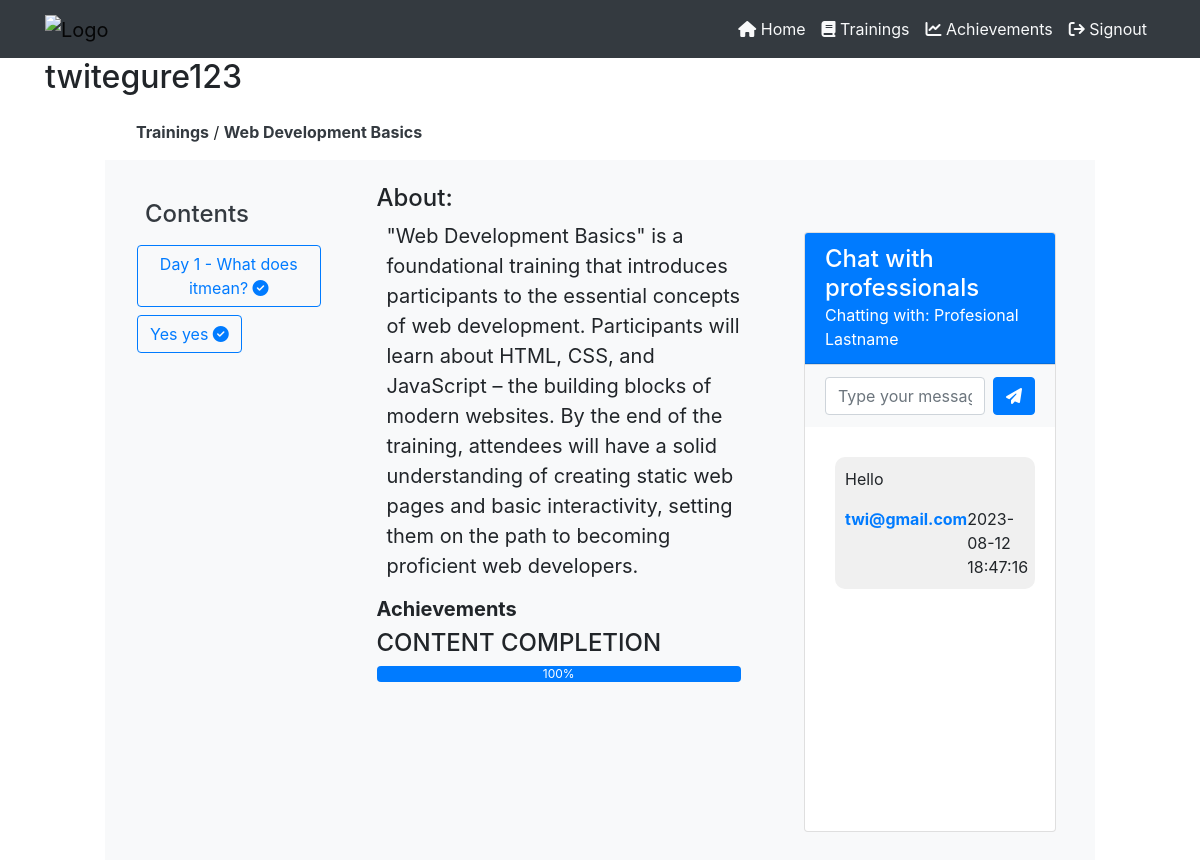
Page /employee-trainings-content.php?training=10 (signed in) on the committed database.
### tables this page shows
CREATE TABLE `trainings` (
  `training_id` int(11) NOT NULL,
  `training_topic` varchar(255) NOT NULL,
  `training_description` text NOT NULL DEFAULT 'This is the defaullt description of the trainings',
  `training_start` varchar(255) NOT NULL,
  `training_end` varchar(255) NOT NULL,
  `training_cover` varchar(255) NOT NULL,
  `training_depart` int(11) NOT NULL,
  `training_status` varchar(255) NOT NULL
);

CREATE TABLE `training_contents` (
  `training_content_id` int(11) NOT NULL,
  `training` int(11) NOT NULL,
  `content_name` varchar(255) NOT NULL,
  `content_file` varchar(255) NOT NULL
);

CREATE TABLE `professionals` (
  `professional_id` int(11) NOT NULL,
  `professional_fn` varchar(255) NOT NULL,
  `professional_ln` varchar(255) NOT NULL,
  `professional_email` varchar(255) NOT NULL,
  `professional_phone` int(12) NOT NULL,
  `professional_status` varchar(255) NOT NULL
);

CREATE TABLE `msgs_professional_employee` (
  `msg_id` int(11) NOT NULL,
  `msg_sender` int(11) NOT NULL,
  `msg_receiver` int(11) NOT NULL,
  `msg_content` text NOT NULL,
  `msg_sendtime` varchar(255) NOT NULL,
  `msg_status` varchar(255) NOT NULL
);

CREATE TABLE `users` (
  `user_id` int(11) NOT NULL,
  `user_nid` text NOT NULL,
  `user_name` varchar(255) NOT NULL,
  `user_fn` varchar(255) NOT NULL,
  `user_ln` varchar(255) NOT NULL,
  `user_email` varchar(255) NOT NULL,
  `user_phone` int(11) NOT NULL,
  `user_pass` varchar(255) NOT NULL,
  `user_type` varchar(255) NOT NULL,
  `department` int(11) NOT NULL,
  `user_state` varchar(255) NOT NULL
);

### php/employee-sessions.php (called while the page is built, shortened)
<?php
    $acting_employee_id = $_SESSION['employee_id'];
    $get_infos = mysqli_fetch_array(mysqli_query($server,"SELECT * from users
        WHERE user_id = '$acting_employee_id'
    "));
    $acting_employee_email = $get_infos['user_email'];
    $acting_employee_usern = $_SESSION['employee_username'];
?>

### employee-trainings-content.php (the view, shortened to what this page needs)
<?php
    include("php/connection.php");
    include("php/employee-sessions.php");
?>
<!DOCTYPE html>
<html lang="en">
<head>
    <link rel="stylesheet" href="https://maxcdn.bootstrapcdn.com/bootstrap/4.5.2/css/bootstrap.min.css">
    <link rel="stylesheet" href="https://cdnjs.cloudflare.com/ajax/libs/font-awesome/6.4.2/css/all.min.css" />
</head>
<body>
    <?php
        include("php/employee-header.php");
    ?>
    <div class="container">
        <div class="row align-items-center">
            <div class="col-md-8">
                <?php
                    if (isset($_GET['welcome'])) {
                        ?>
                        <h2>
                            Welcome <?php echo $acting_employee_usern; ?>
                        </h2>
                        <?php
                    }
                    else {
                        ?>
                        <h2>
                            <?php echo $acting_employee_usern; ?>
                        </h2>
                        <?php
                    }
                ?>
            </div>
        </div>
    </div>
    <section class="">
        <div class="" style="width: 80%;margin:auto;">
            <?php
                if (!isset($_GET['training'])) {
                    ?>
                    <p class="alert alert-danger">
                        No training sent to the server.
                    </p>
                    <?php
                }
                else {
                    $training = $_GET['training'];
                    $check_exists = mysqli_query($server,"SELECT * from trainings WHERE
                        training_id='$training'
                    ");
                    if (mysqli_num_rows($check_exists) != 1) {
                        ?>
                        <p class="alert alert-danger">
                            The training is not found.
                        </p>
                        <?php
                    }
                    else {
                        $data_check_exits = mysqli_fetch_array($check_exists);
                        ?>
                        <div class="contents m-3">
                            <a href="employee-trainings.php" class="text-dark font-weight-bold">Trainings</a> / <a href="" class="text-dark font-weight-bold"><?php echo $data_check_exits['training_topic']; ?></a>
                        </div>
                        <div class="row bg-light" style="height: 700px;">
                            <?php include("php/employee-training-content-list.php"); ?>
                            <div class="col-md-5 bg-light p-4">
                                <div id="trai_description">
                                    <div class="" style="font-size: 20px;">
                                        <h4 class="text-decoration-underline">
                                            About:
                                        </h4>
                                        <p class="" style="margin-left: 10px;">
                                            <?php echo $data_check_exits['training_description']; ?>
                                        </p>
                                        <div class="achievements">
                                            <h5 class="font-weight-bold">
                                                Achievements
                                            </h5>
                                            <?php
                                                $get_total_contents = mysqli_query($server,"SELECT * from training_contents
                                                    WHERE
                                                    training = '$training'
                                                ");
                                                $get_passed_contents = mysqli_query($server,"SELECT * from
                                                    empl_trainings_conent_completion WHERE
                                                    employee = '$acting_employee_id'
                                                    AND training = '$training'
                                                    AND status = 'Completed'
                                                ");
                                                if (mysqli_num_rows($get_total_contents) < 1) {
                                                    ?>
                                                    <p class="alert alert-danger">
                                                        No contents to complete
                                                    </p>
                                                    <?php
                                                }
                                                else {
                                                    $num_contents = mysqli_num_rows($get_total_contents);
                                                    $num_completed = mysqli_num_rows($get_passed_contents);
                                                    $completetion_percenage = ($num_completed/$num_contents) * 100;
                                                    ?>
                                                    <h4 style="text-transform: uppercase;">
                                                        Content completion
                                                    </h4>
                                                    <div class="progress" title="You have completed <?php echo $completetion_percenage."%"; ?> of the training contents.">
                                                        <div class="progress-bar" role="progressbar" style="width: <?php echo $completetion_percenage; ?>%;" aria-valuenow="<?php echo $completionPercentage; ?>" aria-valuemin="0" aria-valuemax="100">
                                                            <?php echo $completetion_percenage; ?>%
                                                        </div>
                                                    </div>
                                                    <?php
                                                }
                                            ?>
                                        </div>
                                    </div>
                                </div>
                            </div>
                            <div class="col-md-4 p-4">
                                <?php
                                    include("php/emplyees-contents-chat.php");
                                ?>
                            </div>
                        </div>
                        <?php
                    }
                }
            ?>
        </div>
</section>
</body>
</html>

### php/employee-training-content-list.php (shortened to what this page needs)
<div class="col-md-3 text-light p-4" id="contents_list">
    <h4 class="text-dark m-3">
        Contents
    </h4>
    <?php
        $get_trainings_content = mysqli_query($server,"SELECT * from training_contents
            WHERE training='$training'
        ");
            ?>
            <?php
        while ($data_contents = mysqli_fetch_array($get_trainings_content)) {
            ?>
            <div class="row m-2" >
                <a href="employee-get-training-contnet.php?training=<?php echo $training; ?>&content=<?php echo $data_contents['training_content_id']; ?>" class="btn btn-outline-primary">
                    <?php
                        $current_content = $data_contents['training_content_id'];
                        echo $data_contents['content_name'];
                        $check_content_info = mysqli_query($server,"SELECT * from empl_trainings_conent_completion
                            WHERE employee='$acting_employee_id'
                            AND training = '$training'
                            AND content = '$current_content'
                            AND status = 'Completed'
                            ");
                            if (mysqli_num_rows($check_content_info) > 0) {
                                ?>
                                    <i class="fa fa-check-circle"></i>
                                <?php
                            }
                    ?>
                </a>
            </div>
            <?php
        }
    ?>
</div>

### php/emplyees-contents-chat.php (shortened to what this page needs)
<div class="container mt-5">
    <?php
        $check_professss = mysqli_query($server,"SELECT * from training_professionals
            WHERE  training = '$training'
        ");
        if (mysqli_num_rows($check_professss) < 1) {
            ?>
            <h4 class="mb-0">Chat with professionals</h4>
            <p class="alert alert-danger">
                No professional for this training
            </p>
            <?php
        }
        else {
            $data_professs = mysqli_fetch_array($check_professss);
            $professional_id = $data_professs['professional'];
            $get_professional_info = mysqli_fetch_array(mysqli_query($server,"SELECT * from professionals
                WHERE professional_id = '$professional_id'
            "));
            ?>
            <div class="card" style="height: 600px;">
                <div class="card-header bg-primary text-white">
                    <h4 class="mb-0">Chat with professionals</h4>
                    <p class="mb-0">Chatting with: <?php echo $get_professional_info['professional_fn']." ".$get_professional_info['professional_ln']; ?></p>
                </div>
                <div class="card-footer bg-light">
                    <form action="" method="POST" autocomplete="off" class="d-flex">
                        <input type="text" name="msg_field" class="form-control" placeholder="Type your message...">
                        <button type="submit" name="send_msg_btn" class="btn btn-primary ml-2"><i class="fas fa-paper-plane"></i></button>
                    </form>
                </div>
                <div class="card-body chat-messages " style="overflow-y: auto;">
                    <?php
                        $get_msgs = mysqli_query($server,"SELECT * from msgs_professional_employee
                            WHERE (msg_sender = '$professional_id' AND msg_receiver = '$acting_employee_id') OR (msg_sender = '$acting_employee_id' AND msg_receiver = '$professional_id')
                            ORDER BY msg_sendtime DESC;
                        ");
                            ?>
                            <?php
                        while($data_msgs = mysqli_fetch_array($get_msgs)) {
                            $sender = $data_msgs['msg_sender'];
                            if ($sender == $acting_employee_id) {
                                ?>
                                <div class="message received-message">
                                    <div class="message-content">
                                        <p>
                                            <?php echo $data_msgs['msg_content']; ?>
                                        </p>
                                        <div class="message-meta" style="display: flex;">
                                            <div class="sender-name font-weight-bold text-primary" style="flex: 1;">
                                                <?php echo $acting_employee_email; ?>
                                            </div>
                                            <div class="message-date">
                                                <?php echo $data_msgs['msg_sendtime']; ?>
                                            </div>
                                        </div>
                                    </div>
                                </div>
                                <?php
                            }
                        }
                    ?>
                </div>
            </div>
            <?php
        }
    ?>
</div>

### php/emplyees-contents-chat.php (style rules this page uses)
.received-message { background-color: #f0f0f0; margin-right: auto; margin-left: 10px; margin-top: 10px; padding: 10px; border-radius: 10px; }

### employee-trainings-content.php (style rules this page uses)
.bg-primary { background-color: #007bff; }

### rows in the picture
trainings: training_topic "Web Development Basics", training_description "\"Web Development Basics\" is a foundational training that introduces participants to the essential concepts of web development. Participants will learn about HTML, CSS, and JavaScript – the building blocks of modern websites. By the end of the training, attendees will have a solid understanding of creating static web pages and basic interactivity, setting them on the path to becoming proficient web developers."
training_contents: content_name "Day 1 - What does itmean?"
training_contents: content_name "Yes yes"
professionals: professional_fn "Profesional", professional_ln "Lastname"
msgs_professional_employee: msg_content "Hello", msg_sendtime "2023-08-12 18:47:16"
users: user_email "twi@gmail.com"

### other values in the picture
$acting_employee_usern "twitegure123"
$completetion_percenage "100"
